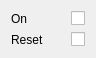
  <widget class="QWidget" name="layoutWidget">
   <property name="geometry">
    <rect>
     <x>1080</x>
     <y>130</y>
     <width>77</width>
     <height>48</height>
    </rect>
   </property>
   <layout class="QGridLayout" name="klystron2Layout">
    <item row="0" column="4">
     <widget class="TaurusValueCheckBox" name="klystron2OnCheck">
      <property name="showText">
       <bool>false</bool>
      </property>
      <property name="autoApply">
       <bool>true</bool>
      </property>
      <property name="forcedApply">
       <bool>false</bool>
      </property>
     </widget>
    </item>
    <item row="0" column="1">
     <widget class="QLabel" name="klystron2OnLabel">
      <property name="text">
       <string>On</string>
      </property>
     </widget>
    </item>
    <item row="1" column="1">
     <widget class="QLabel" name="klystron2RstLabel">
      <property name="text">
       <string>Reset</string>
      </property>
     </widget>
    </item>
    <item row="1" column="4">
     <widget class="TaurusValueCheckBox" name="klystron2RstCheck">
      <property name="showText">
       <bool>false</bool>
      </property>
      <property name="autoApply">
       <bool>true</bool>
      </property>
      <property name="forcedApply">
       <bool>false</bool>
      </property>
     </widget>
    </item>
    <item row="0" column="2">
     <widget class="TaurusLed" name="klystron2OnLed">
      <property name="minimumSize">
       <size>
        <width>15</width>
        <height>15</height>
       </size>
      </property>
      <property name="maximumSize">
       <size>
        <width>15</width>
        <height>15</height>
       </size>
      </property>
     </widget>
    </item>
    <item row="1" column="2">
     <widget class="TaurusLed" name="klystron2RstLed">
      <property name="minimumSize">
       <size>
        <width>15</width>
        <height>15</height>
       </size>
      </property>
      <property name="maximumSize">
       <size>
        <width>15</width>
        <height>15</height>
       </size>
      </property>
     </widget>
    </item>
   </layout>
  </widget>
